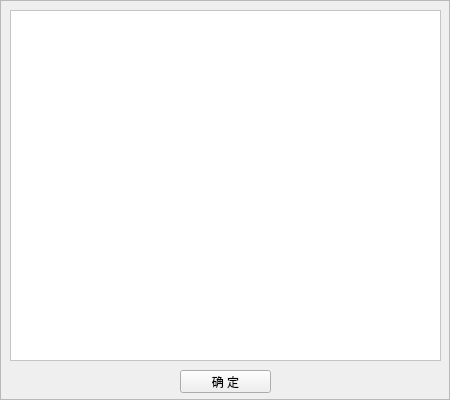
<?xml version="1.0" encoding="UTF-8"?>
<ui version="4.0">
 <class>BuyList</class>
 <widget class="QWidget" name="BuyList">
  <property name="geometry">
   <rect>
    <x>0</x>
    <y>0</y>
    <width>450</width>
    <height>400</height>
   </rect>
  </property>
  <property name="windowTitle">
   <string>Form</string>
  </property>
  <property name="styleSheet">
   <string notr="true"/>
  </property>
  <widget class="QListWidget" name="listWidget">
   <property name="geometry">
    <rect>
     <x>10</x>
     <y>10</y>
     <width>431</width>
     <height>351</height>
    </rect>
   </property>
   <property name="styleSheet">
    <string notr="true">font: 12pt &quot;黑体&quot;;
background-color: rgb(255, 255, 255);
color: rgb(0, 0, 0);</string>
   </property>
   <property name="frameShadow">
    <enum>QFrame::Sunken</enum>
   </property>
  </widget>
  <widget class="QPushButton" name="pushButton">
   <property name="geometry">
    <rect>
     <x>180</x>
     <y>370</y>
     <width>91</width>
     <height>23</height>
    </rect>
   </property>
   <property name="styleSheet">
    <string notr="true">color: rgb(0, 0, 0);
font: 12pt &quot;黑体&quot;;</string>
   </property>
   <property name="text">
    <string>确 定</string>
   </property>
  </widget>
  <widget class="QLabel" name="label">
   <property name="geometry">
    <rect>
     <x>0</x>
     <y>0</y>
     <width>450</width>
     <height>400</height>
    </rect>
   </property>
   <property name="styleSheet">
    <string notr="true">
</string>
   </property>
   <property name="frameShape">
    <enum>QFrame::StyledPanel</enum>
   </property>
   <property name="text">
    <string/>
   </property>
  </widget>
  <zorder>label</zorder>
  <zorder>listWidget</zorder>
  <zorder>pushButton</zorder>
 </widget>
 <resources/>
 <connections/>
</ui>
